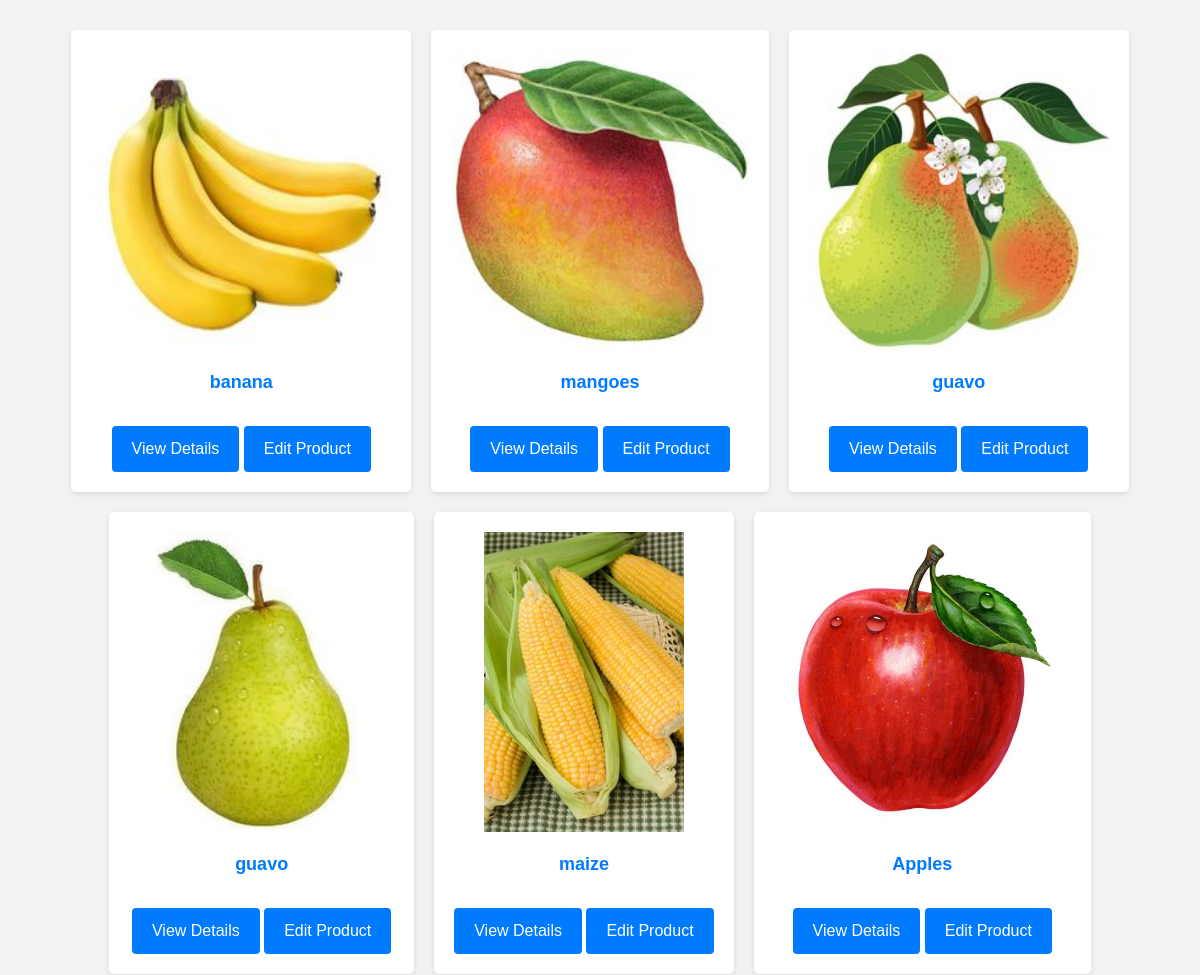
Before: /inventory/products/list (upper part) with the older database file.
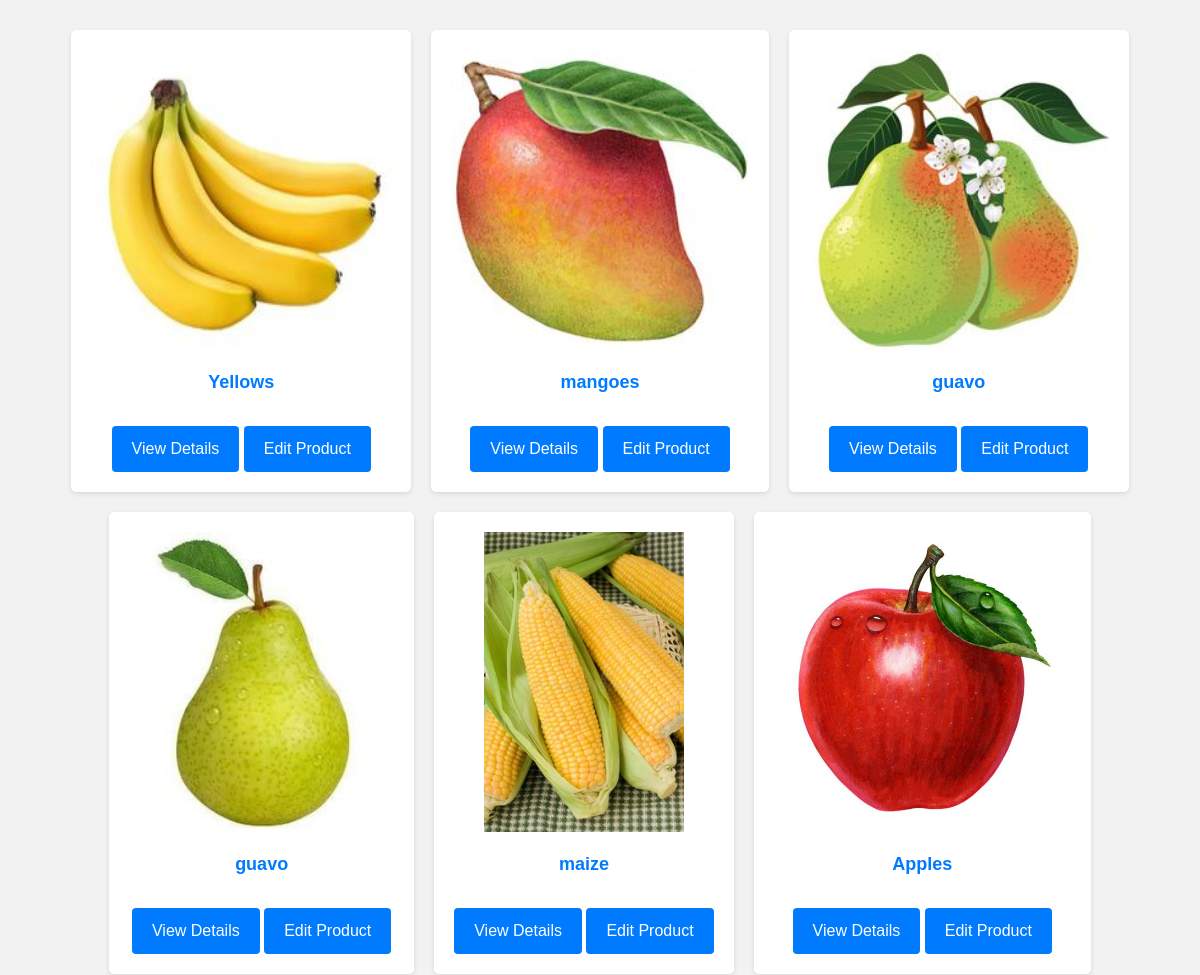
After: the same page with the newer database file.
### inventory/models.py (models this page shows)
class Product(models.Model):
    Venders=models.ForeignKey(Venders,null=True,on_delete=models.CASCADE)
    name=models.CharField(max_length=32)
    price=models.DecimalField(max_digits=8,decimal_places=2)
    description=models.TextField()
    image=models.ImageField()
    date_created=models.DateTimeField(auto_now_add=True)
    date_updated=models.DateTimeField(auto_now=True)
    stock=models.PositiveIntegerField()

### inventory/views.py (the view)
# urls.py: path("products/list", products_list , name="products_list"),
def products_list(request):
    products = Product.objects.all()
    return render(request, 'inventory/products_list.html', {'products':products})

### templates/inventory/products_list.html (shortened to what this page needs)
<!DOCTYPE html>
<html lang="en">
<head>
</head>
<div class="allproducts">
    {% for product in products %}
        <div class="product-container">
            <img src="{{product.image.url}}" class="img"/>
            <h1 class="product-name">{{ product.name }}</h1>
             <a href="{% url 'product_detail' id=product.id %}">View Details</a>
             <a href="{% url 'product_update_view' id=product.id %}">Edit Product</a>
        </div>
    {% endfor %}
</div>
</body>
</html>

Changed rows visible on the page:
changed Product: name "banana" → "Yellows"
